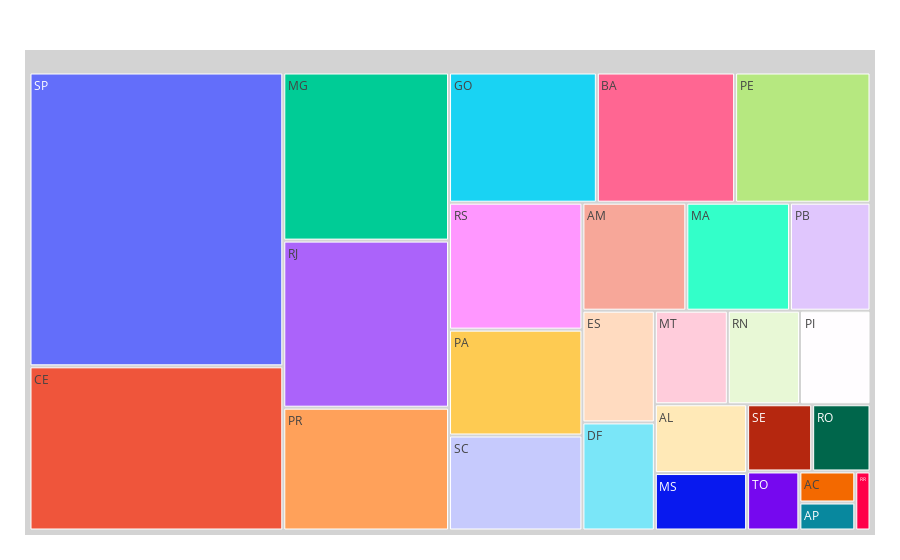

The notebook cell this image was saved under:
### Code cell
# Criando TreeMap para visualização e comparação de candidatos por UF
fig = px.treemap(data_frame= df_ufs, 
           path= ['UF'], 
           values= 'Candidatos')

fig.update_traces(root_color= 'lightgrey')
fig.update_layout(margin = dict(t=50, l=25, r=25, b=25))

### Figure 1 — Plotly figure (JSON) as saved in the notebook; plotly's stock layout.template omitted (floating-point values rounded to 4 significant figures)
{"data": [{"branchvalues": "total", "domain": {"x": [0, 1], "y": [0, 1]}, "hovertemplate": "labels=%{label}<br>Candidatos=%{value}<br>parent=%{parent}<br>id=%{id}<extra></extra>", "ids": ["AC", "AL", "AM", "AP", "BA", "CE", "DF", "ES", "GO", "MA", "MG", "MS", "MT", "PA", "PB", "PE", "PI", "PR", "RJ", "RN", "RO", "RR", "RS", "SC", "SE", "SP", "TO"], "labels": ["AC", "AL", "AM", "AP", "BA", "CE", "DF", "ES", "GO", "MA", "MG", "MS", "MT", "PA", "PB", "PE", "PI", "PR", "RJ", "RN", "RO", "RR", "RS", "SC", "SE", "SP", "TO"], "name": "", "parents": ["", "", "", "", "", "", "", "", "", "", "", "", "", "", "", "", "", "", "", "", "", "", "", "", "", "", ""], "root": {"color": "lightgrey"}, "type": "treemap", "values": [4291, 15685, 27737, 3869, 44483, 102972, 19348, 19998, 47563, 27679, 68869, 13105, 16877, 34897, 21483, 43562, 16296, 50307, 68435, 16701, 9687, 2219, 41842, 31316, 10802, 184295, 7626]}], "layout": {"legend": {"tracegroupgap": 0}, "margin": {"b": 25, "l": 25, "r": 25, "t": 50}}}
